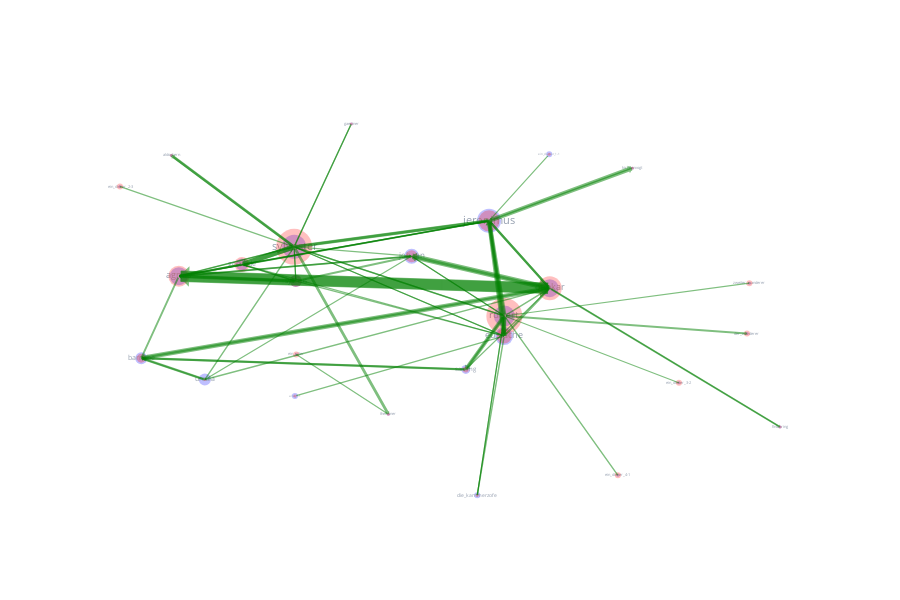

Notebook code for this chart:
### Markdown cell above
## Plot network based on **automated request annotations**

### Code cell
network = ng.Network(gerdracor_play_id='kleist-die-familie-schroffenstein')
fig = network.plot(network_type='request')
